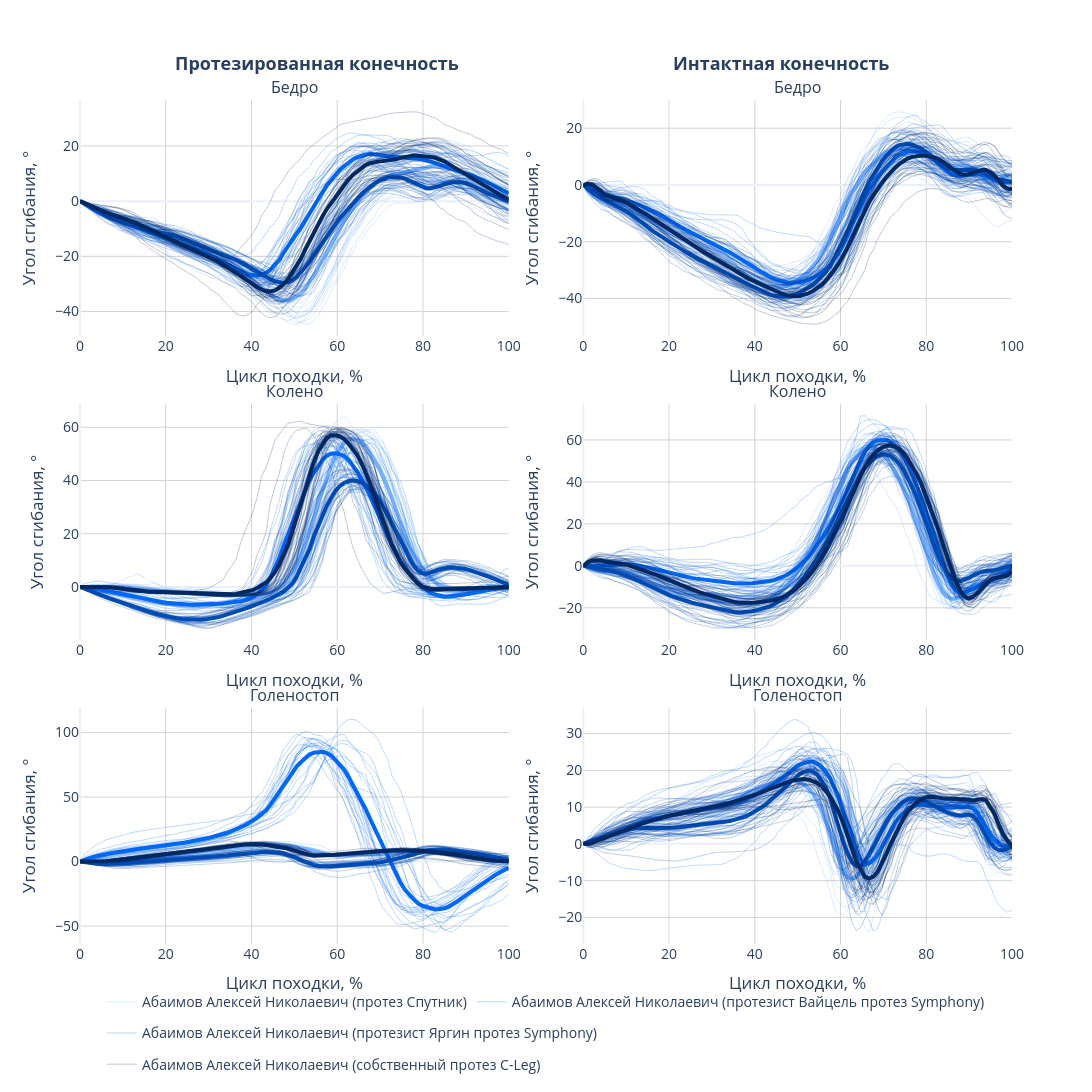

The code cell stored with this chart in its notebook:
### Code cell
fig_abaimov = plot_cycles_report(
    all_patients_cycles,
    patient_filter="Абаимов"
)

fig_abaimov.show()
